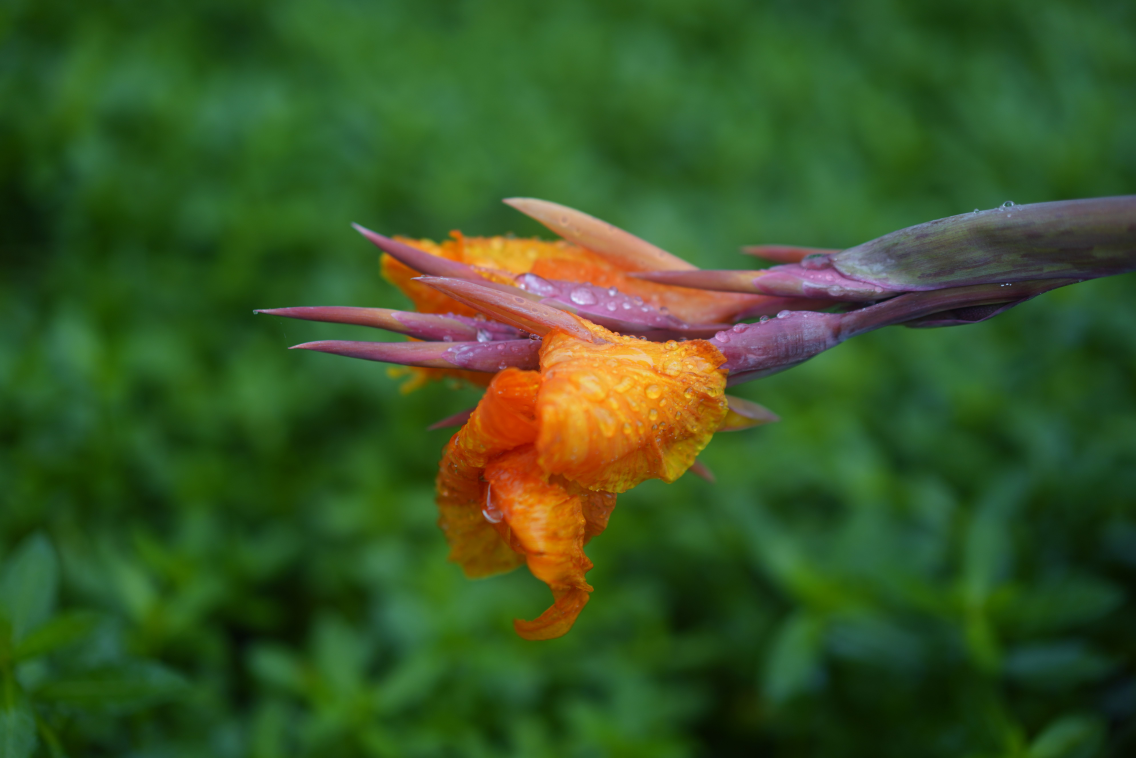
#> input picture 3.jpg, 7952 x 5304 px (shown at 1/7 size)
$ python -i candidate_feature_index.py   (imports and definitions only)
#> lines starting #> are read from the running program, lines starting #| are printed output that depends on the picture
#> further down, picture is the input picture: PIL image 7952x5304 RGB; mean R, G, B 56.7, 86, 36.9
"""候选记录的 ORB 特征索引：提取、落盘、加载与匹配打分。

这是水印检测的前置环节。检测一张来路不明的图时，不可能拿全库记录逐一做水印
解码——那太慢。于是先用视觉特征把库里的记录粗排一遍，取最像的若干条作为候选，
再交给水印层（``watermark_ecc.py`` / ``watermark_auth.py`` / ``watermark_v4``）
做定向验证。本模块负责的就是"粗排"这一步的数据结构与打分。

**为什么用 ORB 而不是感知哈希？** 目标场景是截图、裁剪、缩放后的图片，
整图级的哈希在裁掉一半内容后就完全失配了；ORB 是局部特征，只要还剩下一部分
原图内容就能匹配上。ORB 的描述子还是二进制的，比对用汉明距离，比 SIFT/SURF
那类浮点描述子快一个数量级，也没有专利顾虑。

登记图片时把描述子存成 npz，检测时直接加载回来与查询图比对，省去每次重新
解码原图、重跑特征提取的开销。索引文件属于**可重建的缓存**，缺失或损坏时
本模块一律静默降级为"没有特征"，绝不让整次检测失败。

被 ``trace_app/imaging/feature_matching.py`` 与
``trace_app/watermark/default_operations.py`` 使用。
"""

from pathlib import Path
import zipfile

import cv2
import numpy as np
from PIL import Image


# 提特征前先把图缩到最长边 640。ORB 自带尺度金字塔，更高的分辨率对匹配质量
# 帮助有限却会线性推高耗时；固定上限还让不同尺寸的图落在同一尺度上，
# 使描述子之间更可比。
FEATURE_INDEX_MAX_SIDE = 640
# 每张图最多保留 768 个描述子，直接决定索引文件大小与比对耗时。
FEATURE_INDEX_MAX_DESCRIPTORS = 768
# ORB 描述子固定 256 位 = 32 字节，这是 OpenCV 的格式常量，不可改。
FEATURE_DESCRIPTOR_BYTES = 32


def extract_feature_descriptors(image: Image.Image) -> np.ndarray:
    """从图片中提取 ORB 描述子矩阵。

    :return: 形状 ``(n, 32)`` 的 ``uint8`` 矩阵；无可用特征时返回 ``(0, 32)``
        的空矩阵。

    始终返回二维矩阵而不是 ``None``，调用方就不必到处判空——空矩阵参与后续
    比对会自然得到 0 分。

    ``fastThreshold=7`` 明显低于 OpenCV 默认的 20：目标图片里常有大片平坦区域
    （纯色背景、渐变），阈值高了可能一个角点都检不出来。调低后宁可多收一些弱
    角点，再靠 ``nfeatures`` 上限和匹配阶段的比值检验把噪声筛掉。
    """
    rgb = image.convert("RGB")
    # 只缩不放：原图本来就小于 640 时 scale == 1.0，保持原样。
    # 放大不会凭空产生新特征，只会白白增加耗时。
    scale = min(1.0, FEATURE_INDEX_MAX_SIDE / max(rgb.size))
#> scale = 0.0805
    if scale < 1.0:
        rgb = rgb.resize(
            # max(1, ...) 兜住极端长条图，避免短边被缩成 0 像素
            (max(1, int(round(rgb.width * scale))), max(1, int(round(rgb.height * scale)))),
            Image.Resampling.BICUBIC,
        )
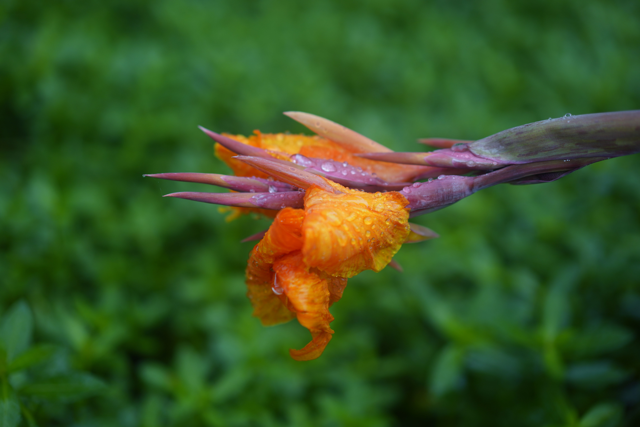
#> rgb: PIL image 640x427 RGB; mean R, G, B 56.7, 86, 36.9
    gray = cv2.cvtColor(np.asarray(rgb, dtype=np.uint8), cv2.COLOR_RGB2GRAY)
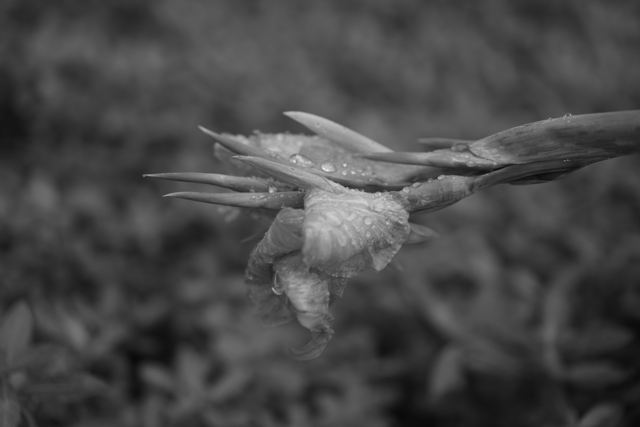
#> gray: shape (427, 640); min 9, max 235, mean 71.7
    orb = cv2.ORB_create(
        nfeatures=FEATURE_INDEX_MAX_DESCRIPTORS,
        scaleFactor=1.2,
        nlevels=8,
        fastThreshold=7,
    )
    _, descriptors = orb.detectAndCompute(gray, None)
    # 纯色图、空白图上 ORB 检不出角点，此时返回 None——统一折成空矩阵
    if descriptors is None or descriptors.size == 0:
        return np.empty((0, FEATURE_DESCRIPTOR_BYTES), dtype=np.uint8)
    # nfeatures 只是 ORB 在金字塔各层间的分配依据，实际数量可能略微超出，
    # 这里再截一刀兜底。ascontiguousarray 保证内存连续——BFMatcher 有此要求。
    return np.ascontiguousarray(
        descriptors[:FEATURE_INDEX_MAX_DESCRIPTORS],
        dtype=np.uint8,
    )
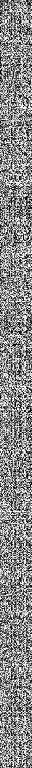
#> returned value: shape (768, 32); min 0, max 255, mean 136.4


# [103 lines left out: functions save_feature_descriptors, load_feature_descriptors, descriptor_match_score, not called in this run]

>>> from PIL import Image
>>> picture = Image.open('3.jpg')
>>> result = extract_feature_descriptors(picture)
